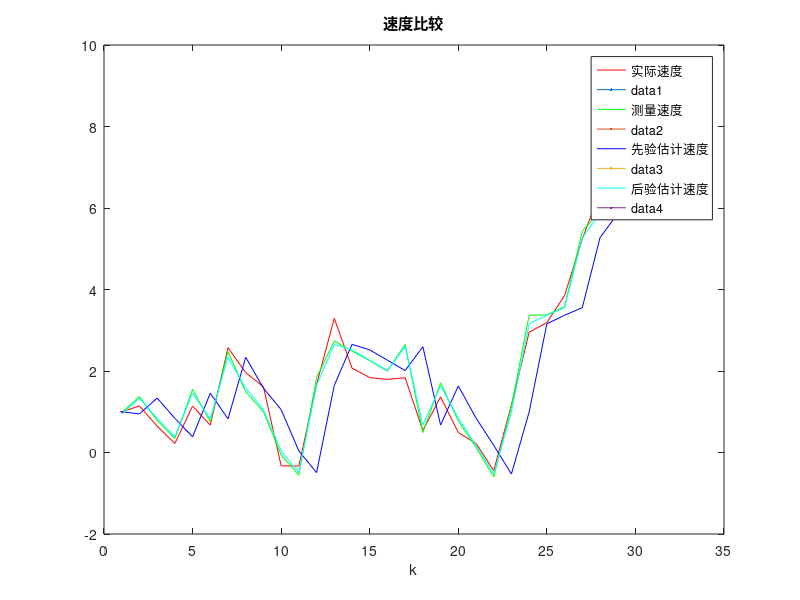
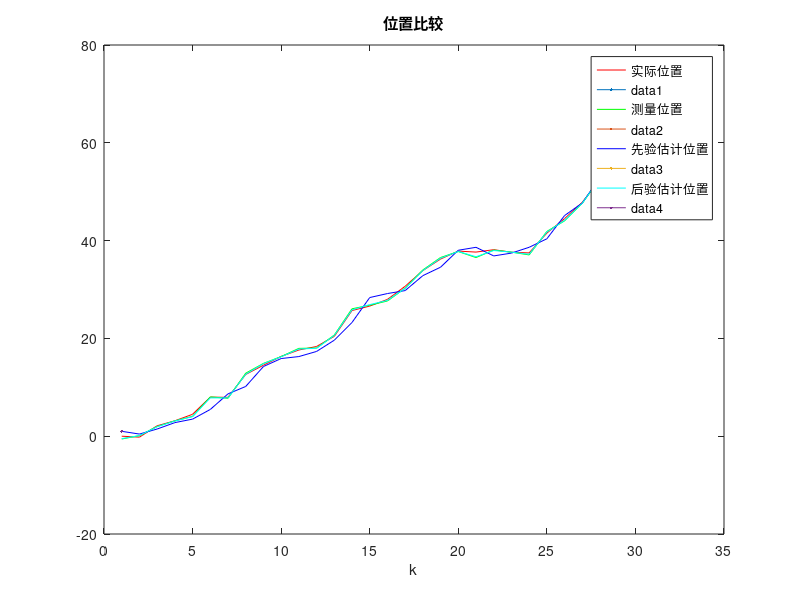

MATLAB code for these plots, in order:
% 2维线性卡尔曼滤波(Dr.CAN示例)
clc
clear

% 采样点数
N = 30;

% 状态转移矩阵,取dt为1
A = [1 1; 0 1]; % x_{k} = x_{k-1} + v_{k-1} * dt; v_{k} = v_{k-1}

% 状态观测矩阵
H = [1 0; 0 1]; 

% 过程噪声协方差矩阵
q = 1;
Q = [q 0; 0 q];

% 观测噪声协方差矩阵
r = 0.1;
R = [r 0; 0 r];

% 单位矩阵
I = eye(2);

% 实际状态矩阵
X_true = zeros(2, N+1);
X_true(:, 1) = [0; 1]; % 初始位置和速度

% 初始化状态估计协方差矩阵
P = [1 0; 0 1];

X_posterior = [0; 1];
P_posterior = P;

speed_true = zeros(1, N+1);
position_true = zeros(1, N+1);

speed_measure = zeros(1, N+1);
position_measure = zeros(1, N+1);

speed_prior_est = zeros(1, N+1);
position_prior_est = zeros(1, N+1);

speed_posterior_est = zeros(1, N+1);
position_posterior_est = zeros(1, N+1);

% 卡尔曼滤波算法
for k = 1:N+1

    % 生成真实值
    w = [normrnd(0,sqrt(q)); normrnd(0,sqrt(q))]; % 生成过程噪声
    X_true(:,k+1) = A * X_true(:,k) + w; % 当前时刻状态
    position_true(k) = X_true(1,k);
    speed_true(k) = X_true(2,k);

    % 生成观测值
    v = [normrnd(0,sqrt(r)); normrnd(0,sqrt(r))]; % 生成观测噪声
    Z_measure = H * X_true(:,k) + v; % 观测值
    position_measure(k+1) = Z_measure(1,1);
    speed_measure(k+1) = Z_measure(2,1);

    % 先验估计
    X_prior = A * X_posterior;
    position_prior_est(k+1) = X_prior(1,1);
    speed_prior_est(k+1) = X_prior(2,1);

    % 计算状态估计协方差矩阵P
    P_prior = A * P_posterior * A' + Q;

    % 计算卡尔曼增益
    K = P_prior * H' / (H * P_prior * H' + R);

    % 后验估计
    X_posterior = X_prior + K * (Z_measure - H * X_prior);
    position_posterior_est(k+1) = X_posterior(1,1);
    speed_posterior_est(k+1) = X_posterior(2,1);

    % 更新状态估计协方差矩阵P
    P_posterior = (I - K * H) * P_prior;

end

% 画图
figure(1);
plot(speed_true, 'r', 'DisplayName', '实际速度', linewidth=1);
hold on
plot(speed_measure(2:32), 'g', 'DisplayName', '测量速度', linewidth=1);
hold on
plot(speed_prior_est(2:32), 'b', 'DisplayName', '先验估计速度', linewidth=1);
hold on
plot(speed_posterior_est(2:32), 'c', 'DisplayName', '后验估计速度', linewidth=1);
hold on
title("速度比较")
xlabel('k');
legend;

figure(2);
plot(position_true, 'r', 'DisplayName', '实际位置', linewidth=1);
hold on
plot(position_measure(2:32), 'g', 'DisplayName', '测量位置', linewidth=1);
hold on
plot(position_prior_est(2:32), 'b', 'DisplayName', '先验估计位置', linewidth=1);
hold on
plot(position_posterior_est(2:32), 'c', 'DisplayName', '后验估计位置', linewidth=1);
hold on
title("位置比较")
xlabel('k')
legend;

